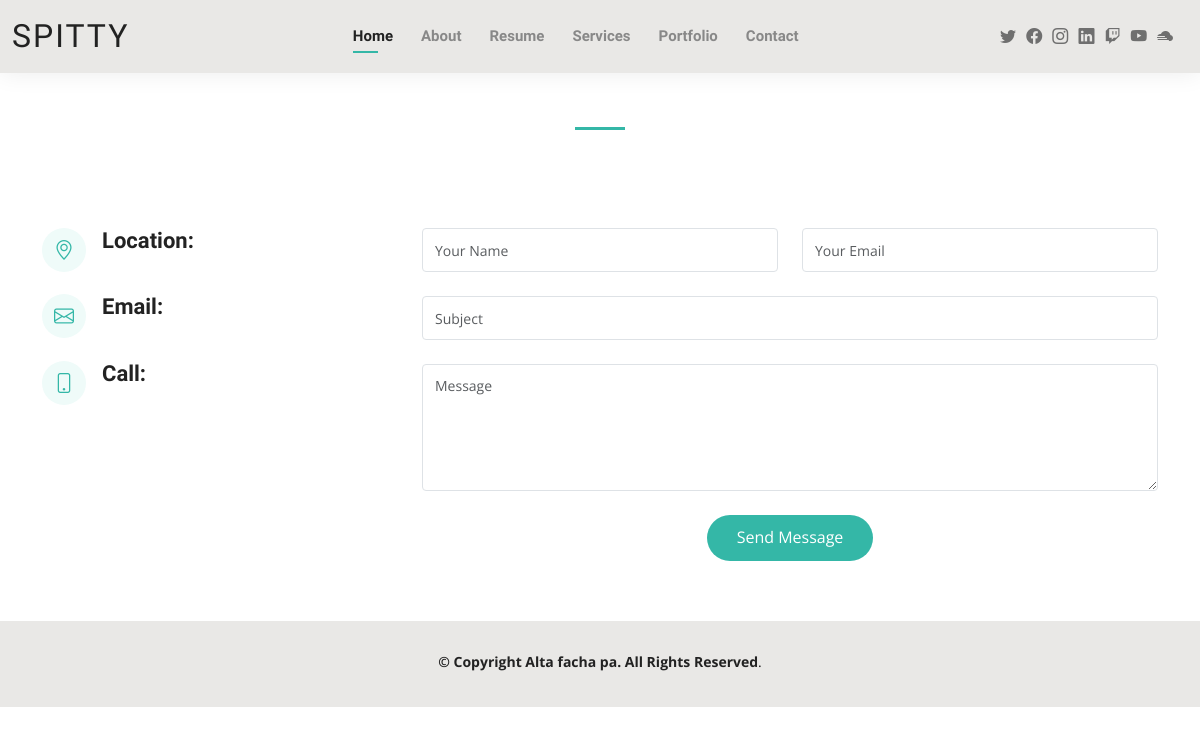
The app's page /contact/, older data.
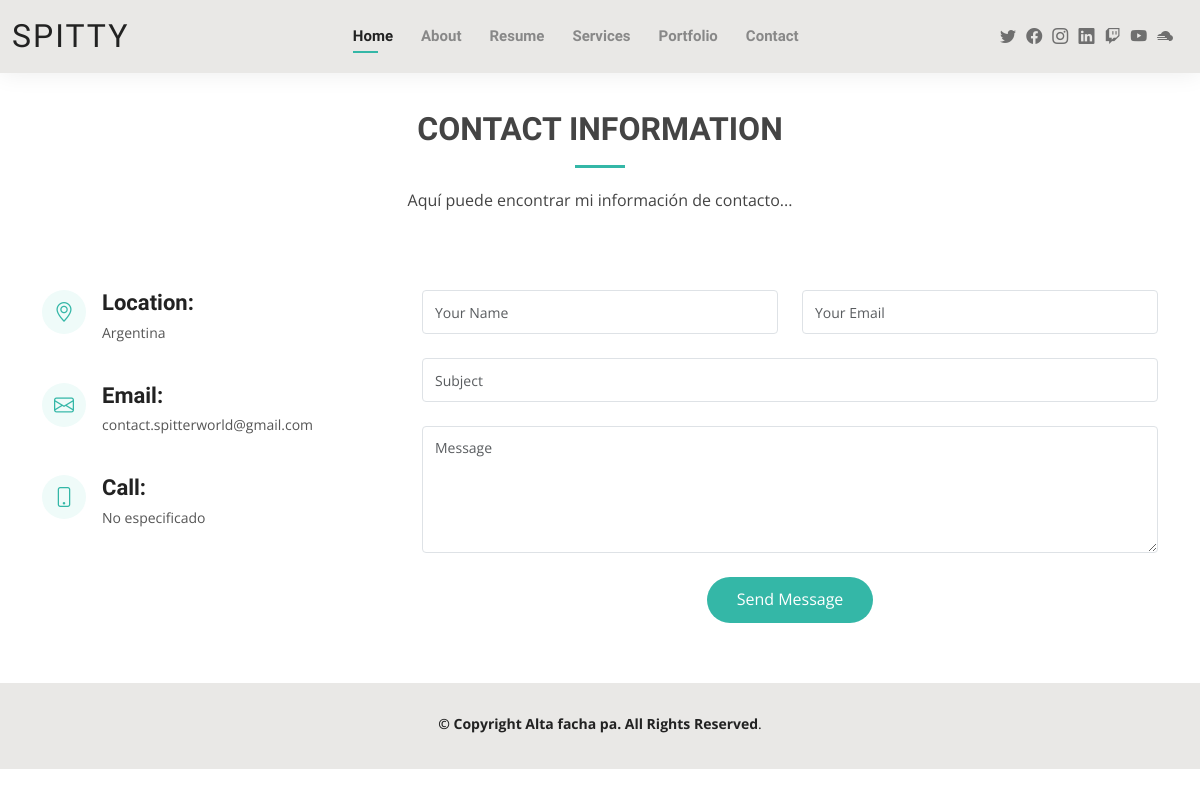
The same page, newer data.
### contact/models.py (models this page shows, shortened)
class ContactInfo(models.Model):
    tittle_section = models.CharField(
        _("Título de Sección"), max_length=100, default="Contact Information"
    )
    desc_section = models.TextField(
        _("Descripción de Sección"),
        default="Aquí puede encontrar mi información de contacto...",
    )
    location = models.CharField(_("Ubicación"), max_length=255, default="Argentina")
    email = models.EmailField(
        _("Correo Electrónico"), default="contact.spitterworld@gmail.com"
    )
    call = models.CharField(_("Teléfono"), max_length=20, default="No especificado")
    class Meta:
        verbose_name = _("Información de Contacto")
        verbose_name_plural = _("Información de Contacto")

### contact/views.py (the view)
# urls.py: path("contact/", contact_views.contact, name="contact"),
def contact(request):
    contact_info = ContactInfo.objects.last()
    if request.method == "POST":
        form = ContactForm(request.POST)
        if form.is_valid():
            name = form.cleaned_data["name"]
            email = form.cleaned_data["email"]
            subject = form.cleaned_data["subject"]
            message = form.cleaned_data["message"]
            to_send = contact_info.email
            try:
                send_mail(
                    subject,
                    f"Mensaje de {name} ({email}):\n\n{message}",
                    settings.DEFAULT_FROM_EMAIL,  # Usar el correo por defecto de settings
                    [to_send],  # Receptor del mensaje
                    fail_silently=False,
                )
                response = {"success": True}
            except Exception as e:
                response = {"success": False, "error": str(e)}
            return JsonResponse(response)
    else:
        form = ContactForm()
    return render(
        request, "contact/contact.html", {"form": form, "contact_info": contact_info}
    )

### contact/forms.py
class ContactForm(forms.Form):
    name = forms.CharField(
        max_length=100,
        widget=forms.TextInput(
            attrs={"placeholder": "Your Name", "class": "form-control"}
        ),
    )
    email = forms.EmailField(
        widget=forms.EmailInput(
            attrs={"placeholder": "Your Email", "class": "form-control"}
        )
    )
    subject = forms.CharField(
        max_length=100,
        widget=forms.TextInput(
            attrs={"placeholder": "Subject", "class": "form-control"}
        ),
    )
    message = forms.CharField(
        widget=forms.Textarea(
            attrs={"placeholder": "Message", "class": "form-control", "rows": 5}
        )
    )

### core/views.py (called while the page is built)
def site_configuration(request):
    try:
        site_config = SiteConfiguration.objects.get()
    except SiteConfiguration.DoesNotExist:
        site_config = None
    return {"site_config": site_config}

def social_links(request):
    try:
        links = SocialLinks.objects.first()
    except SocialLinks.DoesNotExist:
        links = None
    return {"social_links": links}

### templates/contact/contact.html (shortened to what this page needs)
{% extends 'core/base.html' %}
{% load static %}
{% block content %}
<main id="main">
    <section id="contact" class="contact">
        <div class="container" data-aos="fade-up">
            <div class="section-title">
                <h2>{{ contact_info.tittle_section }}</h2>
                <p>{{ contact_info.desc_section }}</p>
            </div>
            <div class="row mt-5">
                <div class="col-lg-4">
                    <div class="info">
                        <div class="address">
                            <i class="bi bi-geo-alt"></i>
                            <h4>Location:</h4>
                            <p>{{ contact_info.location }}</p>
                        </div>
                        <div class="email">
                            <i class="bi bi-envelope"></i>
                            <h4>Email:</h4>
                            <p>{{ contact_info.email }}</p>
                        </div>
                        <div class="phone">
                            <i class="bi bi-phone"></i>
                            <h4>Call:</h4>
                            <p>{{ contact_info.call }}</p>
                        </div>
                    </div>
                </div>
                <div class="col-lg-8 mt-5 mt-lg-0">
                    <form id="contact-form" action="{% url 'contact' %}" method="post" role="form" class="php-email-form">
                        <div class="row">
                            <div class="col-md-6 form-group">
                                {{ form.name }}
                            </div>
                            <div class="col-md-6 form-group mt-3 mt-md-0">
                                {{ form.email }}
                            </div>
                        </div>
                        <div class="form-group mt-3">
                            {{ form.subject }}
                        </div>
                        <div class="form-group mt-3">
                            {{ form.message }}
                        </div>
                        <div class="text-center"><button type="submit">Send Message</button></div>
                    </form>
                </div>
            </div>
        </div>
    </section>
</main>
{% endblock content %}

Row changes from the older to the newer data that the page shows:
added ContactInfo: tittle_section "CONTACT INFORMATION", desc_section "Aquí puede encontrar mi información de contacto...", location "Argentina", email "contact.spitterworld@gmail.com", call "No especificado"
